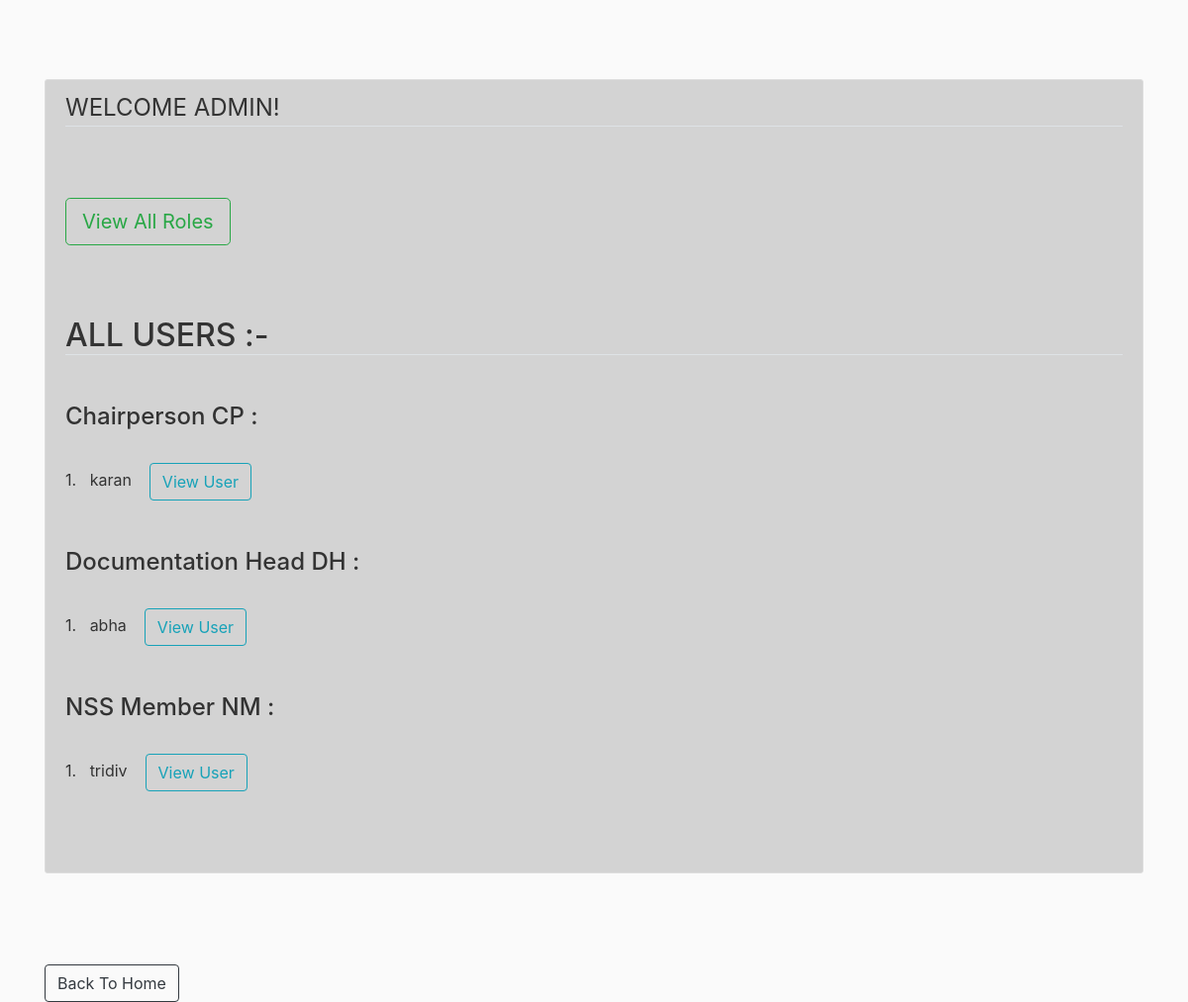
Page /admin (signed in) on the earlier database version.
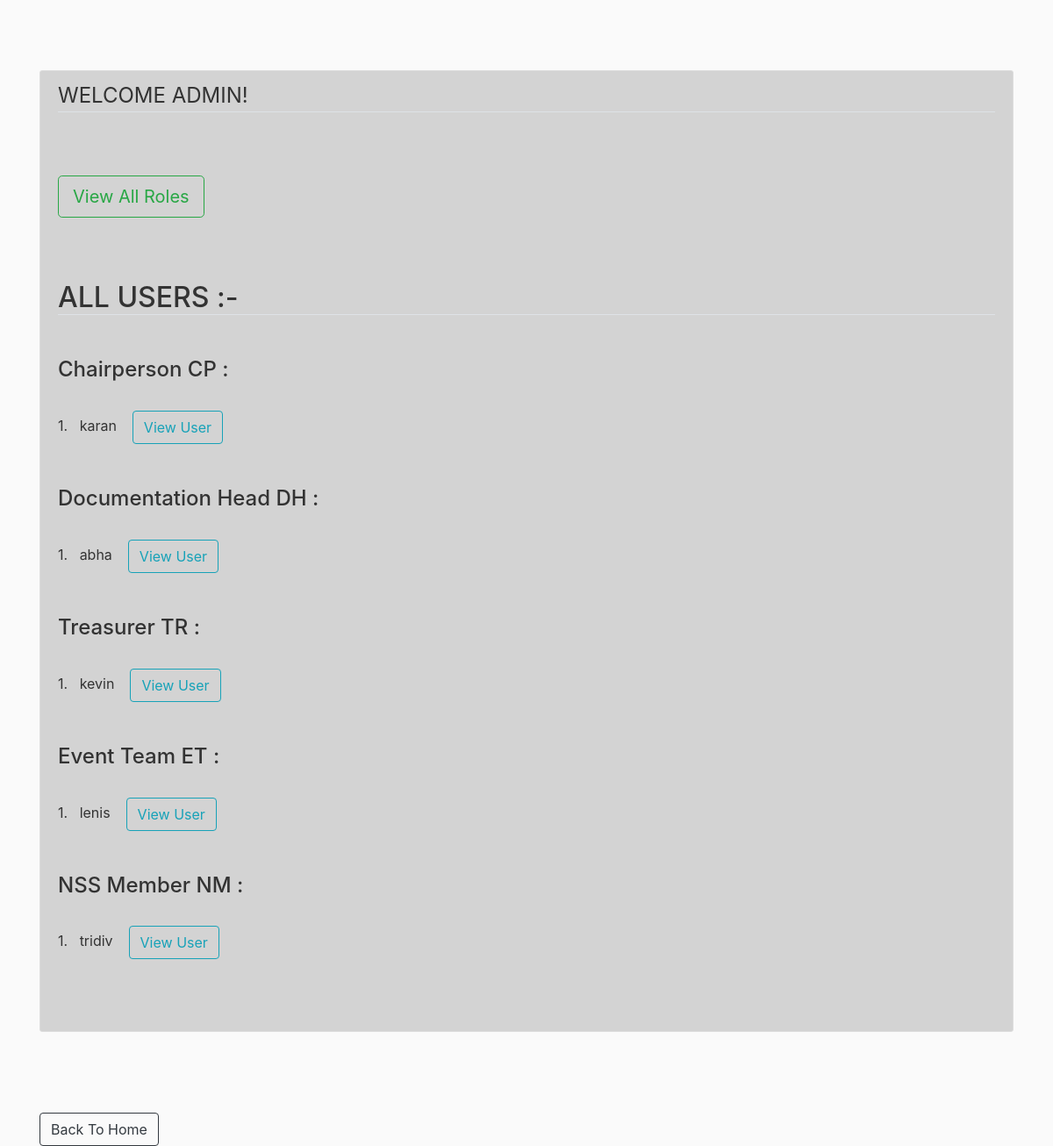
Same page on the later database version.
### rbac/models.py (models this page shows, shortened)
class User(db.Model, UserMixin):
    id = db.Column(db.Integer, primary_key=True)
    username = db.Column(db.String(120), unique=True, nullable=False)
    password = db.Column(db.String(60), nullable=False)
    roles = db.relationship('Role', secondary='user_roles')

### rbac/routes.py (the view)
@app.route("/admin")
@login_required
def admin():
    if get_role(current_user) != 'Admin':
        return redirect(url_for('home'))
    admin,cp,dh,eh,prh,tr,prt,et,nm,rv = get_user_by_role()
    return render_template('admin.html',admin=admin,cp=cp,dh=dh,eh=eh,prh=prh,tr=tr,prt=prt,et=et,nm=nm,rv=rv)

### rbac/models.py (called while the page is built)
@login_manager.user_loader
def load_user(user_id):
    return User.query.get(int(user_id))

### rbac/routes.py (called while the page is built)
def get_user_by_role():
    users = User.query.all()
    admin,cp,dh,eh,prh,tr,prt,et,nm,rv = [],[],[],[],[],[],[],[],[],[]
    for user in users:
        role = get_role(user)
        if role == 'Admin':
            admin.append(user)
        elif role == 'CP':
            cp.append(user)
        elif role == 'DH':
            dh.append(user)
        elif role == 'EH':
            eh.append(user)
        elif role == 'PRH':
            prh.append(user)
        elif role == 'TR':
            tr.append(user)
        elif role == 'PRT':
            prt.append(user)
        elif role == 'ET':
            et.append(user)
        elif role == 'NM':
            nm.append(user)
        else:
            rv.append(user)
    return admin,cp,dh,eh,prh,tr,prt,et,nm,rv

### rbac/templates/admin.html (shortened to what this page needs)
{% extends "layout.html" %}
{% block content %}
<div class="content-section">
<legend class="border-bottom mb-4">WELCOME ADMIN!</legend>
<br><br>
<a href="{{ url_for('all_roles') }}" class="btn btn-outline-success btn-lg">View All Roles</a><br><br>
<br><br>
<h2 class="border-bottom mb-4">ALL USERS :-</h2><br>
{% if cp %}
<h4> Chairperson CP : </h4><br>
{% for v in cp %}
   {{loop.index}}. &nbsp; {{ v.username }} &nbsp;&nbsp;&nbsp;<a class="btn btn-outline-info" href="{{ url_for('add_roles',id=v.id) }}">View User</a><br><br>
{% endfor %}
<br>
{% endif %}
{% if dh %}
<h4>Documentation Head DH : </h4><br>
{% for v in dh %}
   {{loop.index}}. &nbsp; {{ v.username }} &nbsp;&nbsp;&nbsp;<a class="btn btn-outline-info" href="{{ url_for('add_roles',id=v.id) }}">View User</a><br><br>
{% endfor %}
<br>
{% endif %}
{% if tr %}
<h4>Treasurer TR : </h4><br>
{% for v in tr %}
   {{loop.index}}. &nbsp; {{ v.username }} &nbsp;&nbsp;&nbsp;<a class="btn btn-outline-info" href="{{ url_for('add_roles',id=v.id) }}">View User</a><br><br>
{% endfor %}
<br>
{% endif %}
{% if et %}
<h4>Event Team ET : </h4><br>
{% for v in et %}
   {{loop.index}}. &nbsp; {{ v.username }} &nbsp;&nbsp;&nbsp;<a class="btn btn-outline-info" href="{{ url_for('add_roles',id=v.id) }}">View User</a><br><br>
{% endfor %}
<br>
{% endif %}
{% if nm %}
<h4>NSS Member NM : </h4><br>
{% for v in nm %}
   {{loop.index}}. &nbsp; {{ v.username }} &nbsp;&nbsp;&nbsp;<a class="btn btn-outline-info" href="{{ url_for('add_roles',id=v.id) }}">View User</a><br><br>
{% endfor %}
<br>
{% endif %}
<br>
</div>
<br><br><br>
<a href="{{ url_for('home') }}" class="btn btn-outline-dark" >Back To Home</a>
{% endblock content %}

### rbac/templates/layout.html (shortened to what this page needs)
<!DOCTYPE html>
<html lang="en">
<head>
    <link rel="stylesheet" href="https://maxcdn.bootstrapcdn.com/bootstrap/4.0.0/css/bootstrap.min.css">
    <link rel="stylesheet" href="{{ url_for('static', filename='main.css') }}" type="text/css">
</head>
<body >
    <div class="container">
        {% block content %}
        {% endblock content %}
    </div>
</body>
</html>

### rbac/static/main.css (style rules this page uses)
body { background: #fafafa; color: #333333; margin-top: 5rem; }
.content-section { background: lightgray; padding: 10px 20px; border: 1px solid #dddddd; border-radius: 3px; margin-bottom: 20px; }

Differences in the rows shown:
added User: username "kevin", shown under "Treasurer TR :"
added User: username "lenis", shown under "Event Team ET :"
Other differences:
text now shown: "Treasurer TR : Event Team ET :"
